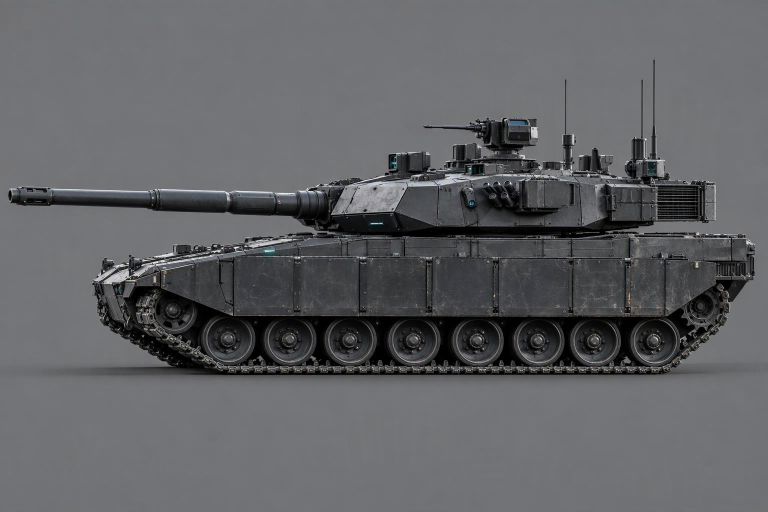
#> input picture juegos/ciberaula-contra-malware/assets/generated/tank_assault.jpg, 1536 x 1024 px (shown at 1/2 size); its folder holds 4 pictures in this run
$ python process_military_assets.py
#> lines starting #> are read from the running program, lines starting #| are printed output that depends on the picture; after the words box and inside, x2 and y2 are one past the last pixel; in counts of white or black regions, pixels touching at a corner belong together
#!/usr/bin/env python3
from pathlib import Path
import cv2, numpy as np
from PIL import Image
ROOT=Path(__file__).resolve().parents[1]
SRC=ROOT/'assets'/'generated'; OUT=ROOT/'assets'/'military'; OUT.mkdir(exist_ok=True)
vehicles=['tank_assault','tank_stealth','tank_boss','aircraft_drone','aircraft_fighter','aircraft_boss']
for name in vehicles:
    bgr=cv2.imread(str(SRC/f'{name}.jpg')); h,w=bgr.shape[:2]
#> further down, bgr is the input picture: shape (1024, 1536, 3); mean B, G, R 101, 98.2, 97.4
#> after `h, w = bgr.shape[:2]`: h = 1024; w = 1536
    # El fondo es deliberadamente uniforme. Se estima con una franja perimetral.
    border=np.concatenate([bgr[:24].reshape(-1,3),bgr[-24:].reshape(-1,3),bgr[:, :24].reshape(-1,3),bgr[:, -24:].reshape(-1,3)])
    bg=np.median(border,axis=0)
#> bg = [118, 115, 114]
    dist=np.linalg.norm(bgr.astype(np.float32)-bg,axis=2)
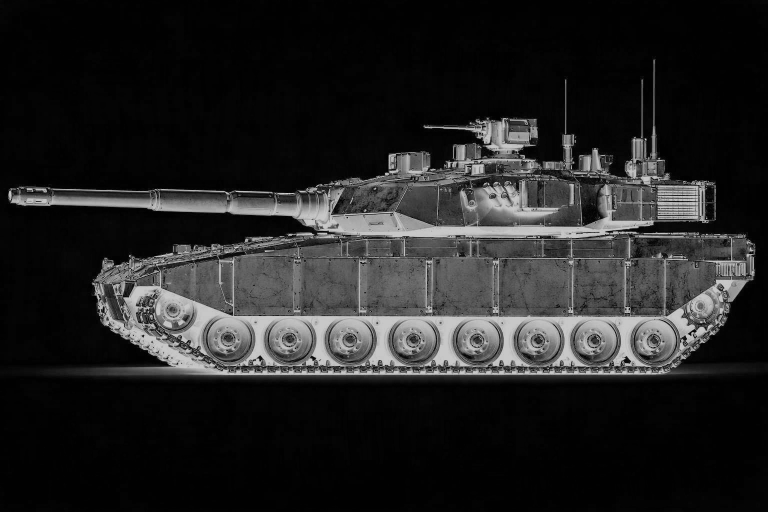
#> dist: shape (1024, 1536) float64 (shown at 1/2 size); min 1, max 241.4, mean 35.8
    seed=(dist>23).astype(np.uint8)
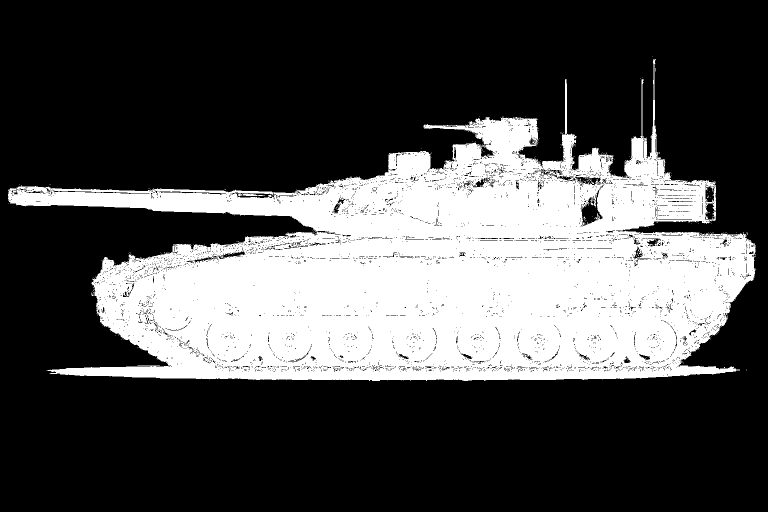
#> seed: shape (1024, 1536) (shown at 1/2 size); values 0 (black) and 1 (white), 30.3% white; 279 white regions (277 under 20 px), largest, box (x1, y1, x2, y2) and area: (16, 118, 1512, 762) 475826, (476, 388, 484, 392) 25
    # Conserva el componente central más grande y sus detalles cercanos.
    n,lab,stats,_=cv2.connectedComponentsWithStats(seed,8)
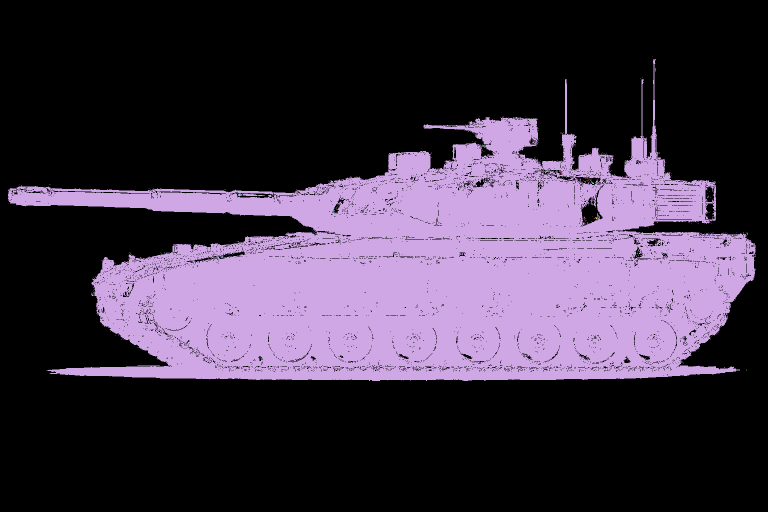
#> lab: shape (1024, 1536) int32 (shown at 1/2 size); 280 distinct labels, from 0 to 279; one colour per label, 0 black
#> n = 280; stats = 280 rows, first 6: [0, 0, 1536, 1024, 1096539], [1304, 113, 1, 1, 1], [16, 118, 1496, 644, 475826], [1310, 136, 1, 7, 7], [1284, 154, 1, 1, 1], [1281, 157, 1, 1, 1]
    ids=sorted(range(1,n),key=lambda i:stats[i,cv2.CC_STAT_AREA],reverse=True)[:6]
#> ids = [2, 150, 158, 125, 173, 100]
    mask=np.isin(lab,ids).astype(np.uint8)*255
    mask=cv2.morphologyEx(mask,cv2.MORPH_CLOSE,np.ones((13,13),np.uint8),iterations=2)
#> mask: shape (1024, 1536); 32.5% white; 1 white region, box (x1, y1, x2, y2) and area: (16, 118, 1512, 762) 511447
    mask=cv2.dilate(mask,np.ones((5,5),np.uint8),iterations=1)
#> mask: shape (1024, 1536); 33.4% white; 1 white region, box (x1, y1, x2, y2) and area: (14, 116, 1514, 764) 524771
    mask=cv2.GaussianBlur(mask,(0,0),2.2)
    # Refinamiento GrabCut con la máscara como probable primer plano/fondo.
    gc=np.where(mask>180,cv2.GC_PR_FGD,cv2.GC_PR_BGD).astype(np.uint8)
#> gc: shape (1024, 1536); values 2 (black) and 3 (white), 32.9% white; 1 white region, box (x1, y1, x2, y2) and area: (15, 117, 1513, 763) 518143
    gc[:8]=gc[-8:]=cv2.GC_BGD;gc[:,:8]=gc[:,-8:]=cv2.GC_BGD
#> after `gc[:8] = gc[-8:] = cv2.GC_BGD`:
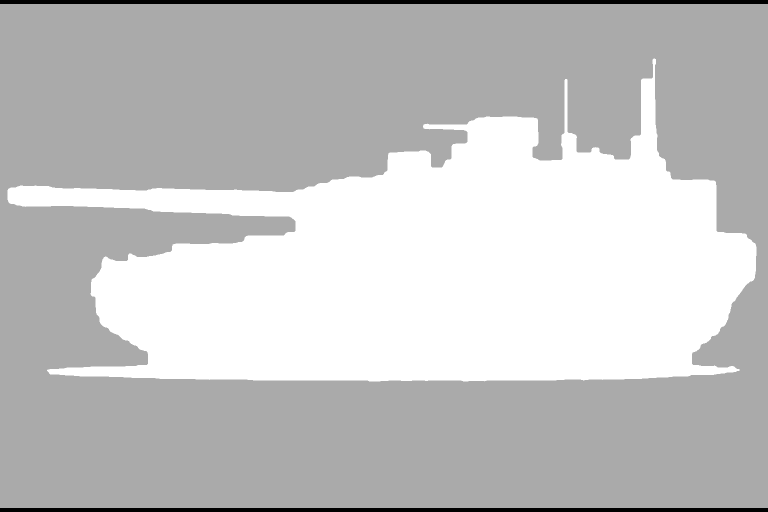
#> gc: shape (1024, 1536) (shown at 1/2 size); min 0, max 3, mean 2.3; drawn with min black and max white
#> after `gc[:, :8] = gc[:, -8:] = cv2.GC_BGD`:
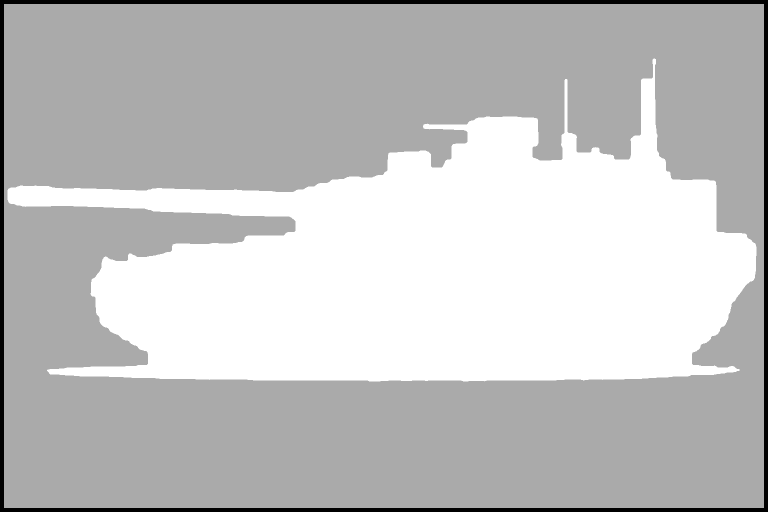
#> gc: shape (1024, 1536) (shown at 1/2 size); 1.03% of pixels changed, all inside (x1, y1, x2, y2) = (0, 8, 1536, 1016); drawn with min black and max white
    cv2.grabCut(bgr,gc,None,np.zeros((1,65),np.float64),np.zeros((1,65),np.float64),4,cv2.GC_INIT_WITH_MASK)
    alpha=np.where((gc==cv2.GC_FGD)|(gc==cv2.GC_PR_FGD),255,0).astype(np.uint8)
#> alpha: shape (1024, 1536); 30.4% white; 13 white regions (11 under 20 px), largest, box (x1, y1, x2, y2) and area: (17, 119, 1511, 750) 477642, (939, 244, 951, 250) 36
    alpha=cv2.morphologyEx(alpha,cv2.MORPH_CLOSE,np.ones((7,7),np.uint8),iterations=1)
#> alpha: shape (1024, 1536); 30.5% white; 1 white region, box (x1, y1, x2, y2) and area: (17, 119, 1511, 750) 479956
    alpha=cv2.GaussianBlur(alpha,(0,0),1.1)
    rgba=cv2.cvtColor(bgr,cv2.COLOR_BGR2RGBA);rgba[:,:,3]=alpha
#> after `rgba[:, :, 3] = alpha`:
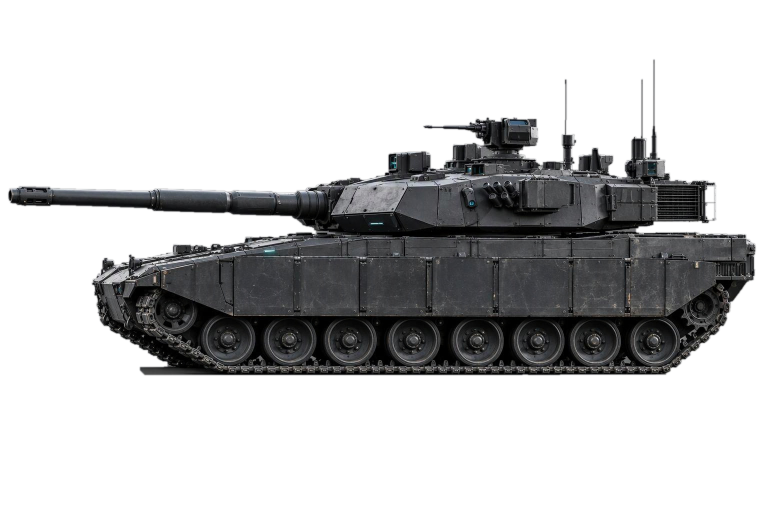
#> rgba: shape (1024, 1536, 4) (shown at 1/2 size); mean R, G, B, A 97.4, 98.2, 101, 77.8; transparent parts drawn white
    ys,xs=np.where(alpha>8); pad=18;x0=max(0,xs.min()-pad);x1=min(w,xs.max()+pad+1);y0=max(0,ys.min()-pad);y1=min(h,ys.max()+pad+1)
#> after `x0 = max(0, xs.min() - pad)`: x0 = 0
#> after `x1 = min(w, xs.max() + pad + 1)`: x1 = 1531
#> after `y0 = max(0, ys.min() - pad)`: y0 = 99
#> after `y1 = min(h, ys.max() + pad + 1)`: y1 = 770
    cut=Image.fromarray(rgba[y0:y1,x0:x1]);target=1000 if name.endswith('boss') else 800
    if cut.width>target:cut=cut.resize((target,round(cut.height*target/cut.width)),Image.Resampling.LANCZOS)
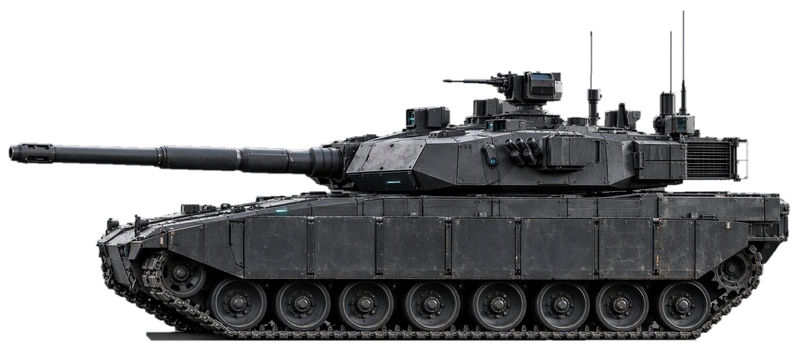
#> cut: PIL image 800x351 RGBA; mean R, G, B, A 29.4, 29.7, 30.5, 119.1; transparent parts drawn white
    cut.save(OUT/f'{name}.png',optimize=True)
    print(name,cut.size)
#| tank_assault (800, 351)
#> (the run stopped early here; a loop or call above may not have finished)
